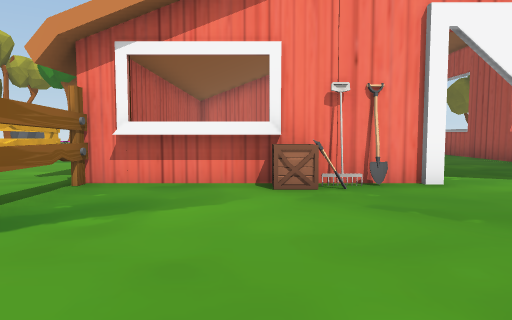
view 1 (above)

16 first-person views from a walk through a 3-D level made in the Unity game engine. The camera is 1.5 m above the floor, tilts 4° down and sees 70° across. The floor is counted in squares, 2 m on a side. Each view is taken from the middle of a square. On the plan, view 1 faces up. The plan holds only what a view shows up to about 11 squares ahead; the rest is blank. The place goes on beyond the plan. The player is left out. Some animated figures are not drawn.

view 2
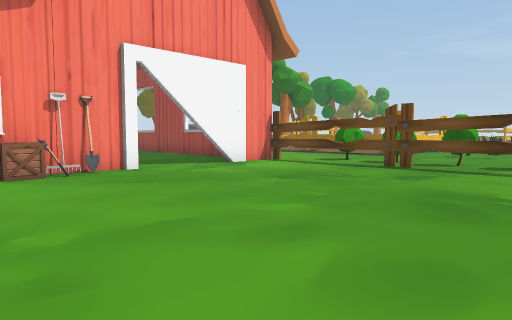

view 3
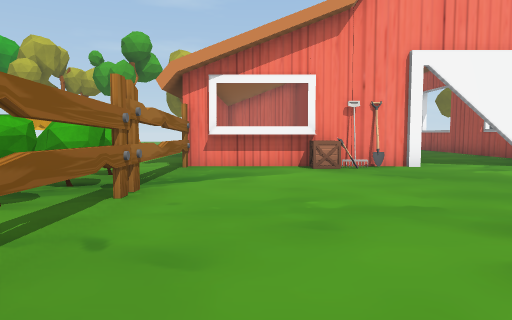

view 4
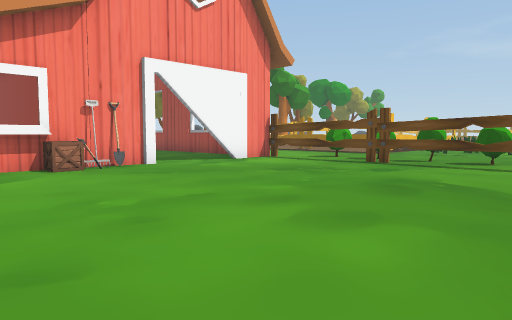

view 5
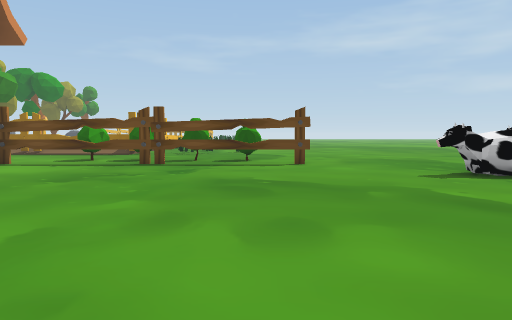

view 6
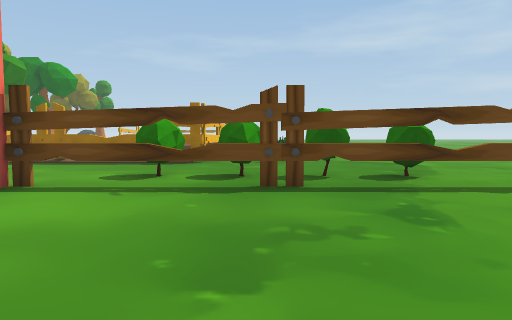

view 7
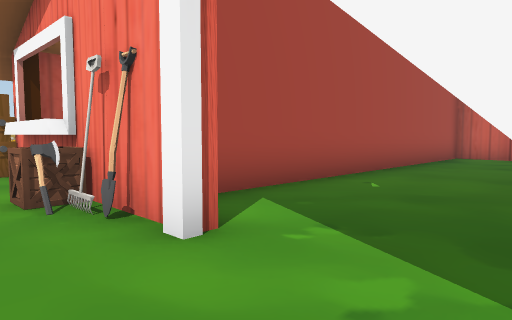

view 8
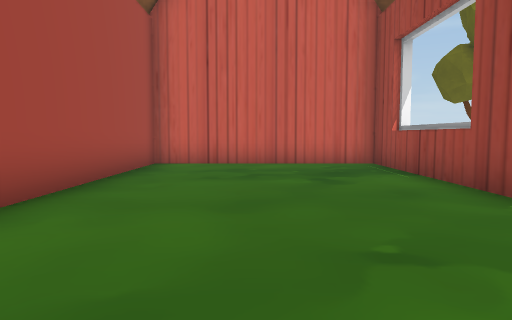

view 9
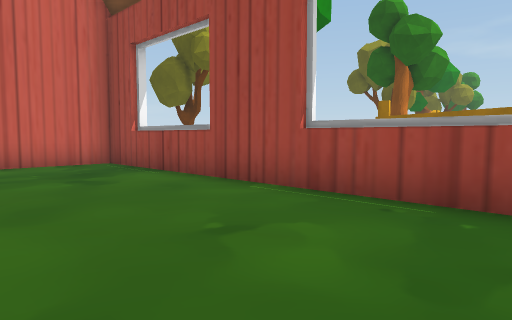

view 10
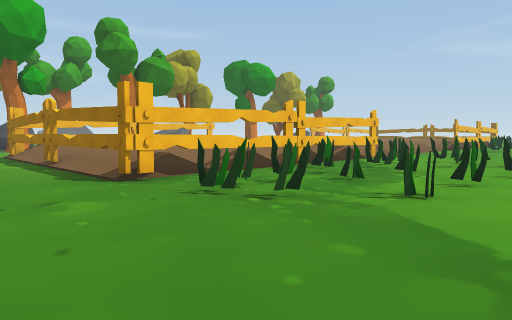

view 11
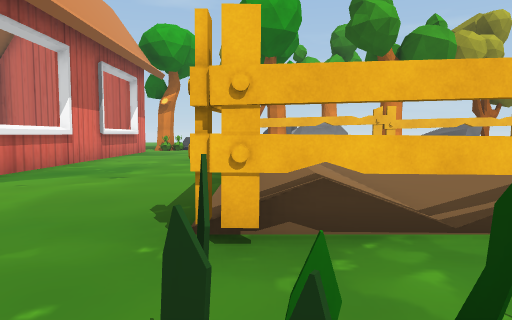

view 12
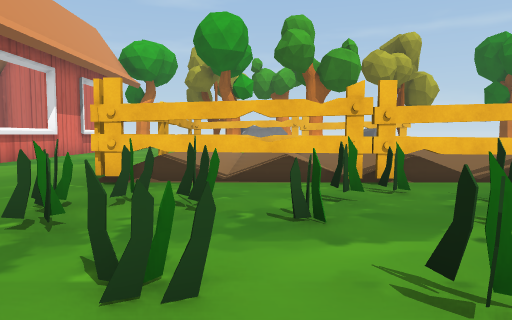

view 13
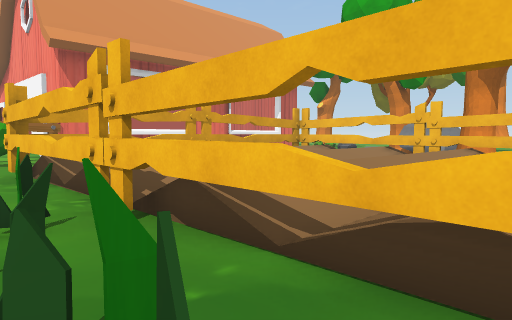

view 14
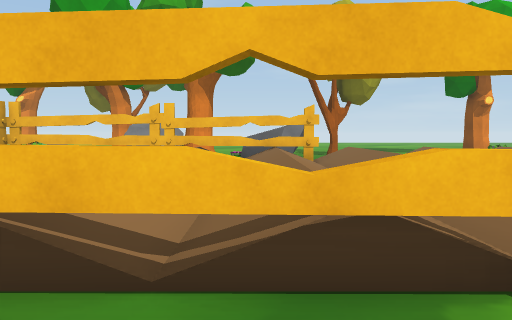

view 15
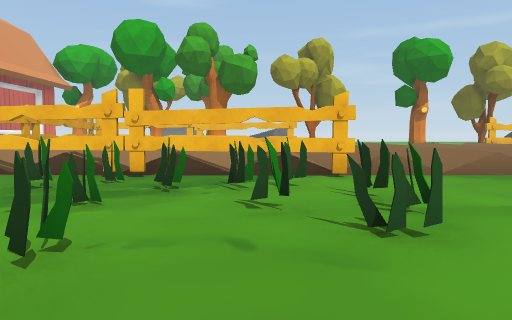

view 16
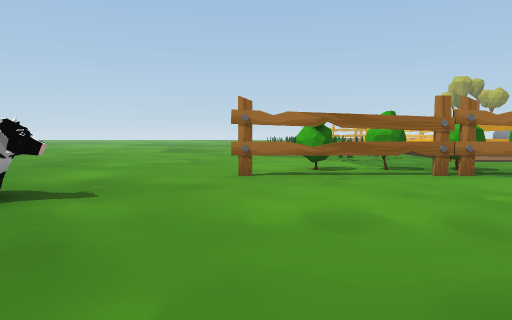

### Floor plan
Key: @ floor where view 1 was taken; # wall or solid block; x gap in a wall; . floor; / step, stairs or slope; = window, fence, low wall or low ledge; v drop or lower ground; T thing the floor can be seen under or through; B bush; C rock; O other object.
Columns run from 7 left of view 1 to 19 right of it. Each row starts with its distance up from view 1.
 17         #######
 16         #.....#
 15         #.....#
 14         #.....#           C
 13         #.....#          CC
 12         #.....#...      ..
 11  #      #.....#....##==x#/#
 10  v.     #.....#....#/ / ///
  9  v.     #.....#....=///////
  8   ...   #.....#....=///////
  7   ...   #..... ....#///////
  6  v .######..##T....=///////
  5  v .x...O#....T....#///////
  4  #.BB.........TBB..#///////
  3 ....#.........T....##==##.#
  2 ...BB.........TBB..........
  1 ...BT.........x.B..........
  0 ....T..@......T............
 -1 ...BT.........T.B..........
 -2 ....T.........T..... .  ...
 -3 ....................     .

Where each view was taken, in squares from view 1:
view 1: 0 up, 0 right, facing up
view 2: 2 down, 1 left, facing up-right
view 3: 3 down, 1 left, facing up
view 4: 3 down, 2 left, facing up-right
view 5: 1 down, 2 left, facing right
view 6: 2 up, 2 right, facing right
view 7: 4 up, 5 right, facing up-left
view 8: 7 up, 4 right, facing up
view 9: 7 up, 3 right, facing up-right
view 10: 2 down, 9 right, facing up-right
view 11: 1 up, 12 right, facing up
view 12: 2 down, 14 right, facing up
view 13: 2 up, 19 right, facing up-left
view 14: 2 up, 18 right, facing up
view 15: 3 down, 18 right, facing up
view 16: 2 down, 4 right, facing left
